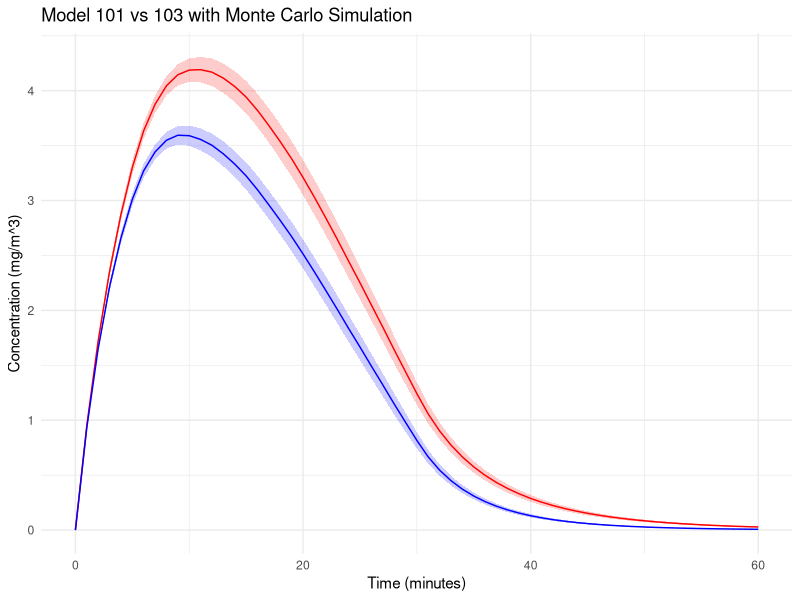
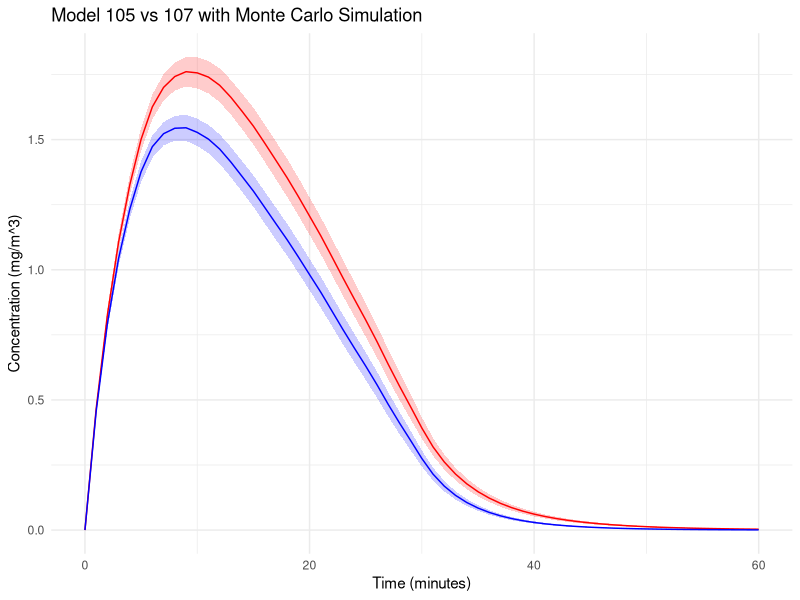
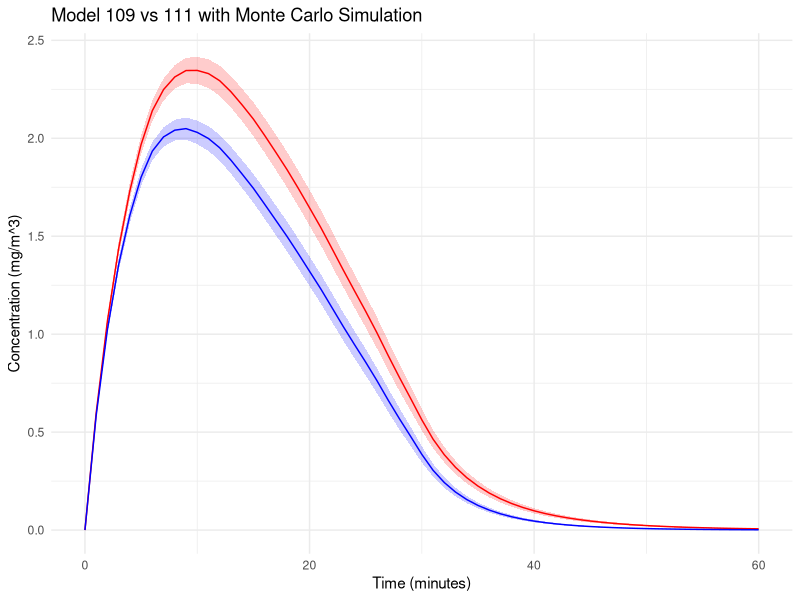
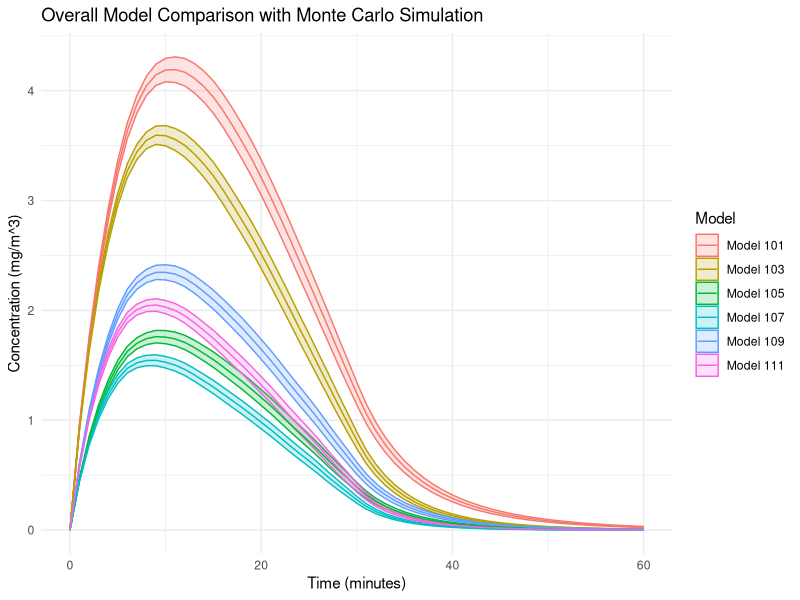
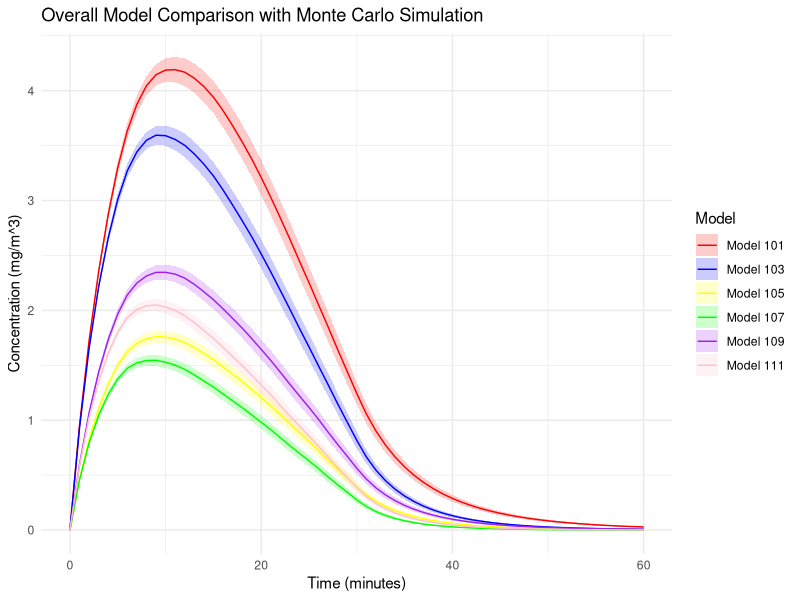

Write the R code that produced these figures, in order.
# Define Model 100 with the gamma factor
model_100 <- function(G, Q, gamma) {
  C_steady <- gamma * G / Q
  return(C_steady)
}

# Define Model 101
model_101 <- function(G, Q, V, t_g, T) {
  # Create a time vector
  time_vector <- seq(0, T, by = 1)
  
# Calculate the phase of concentration increase
  C_rise <- sapply(time_vector, function(t) {
    if (t <= t_g) {
      return((G / Q) * (1 - exp((-Q * t) / V )))
    } else {
      return(NA)
    }
  })          
  
  # Concentration at the end of the emission phase as the initial concentration for the decay phase
  C0 <- (G / Q) * (1 - exp(-Q * t_g / V ))
  
  # Calculate the concentration decay phase
  C_decay <- sapply(time_vector, function(t) {
    if (t > t_g) {
      return(C0 * exp(-Q * (t - t_g) / V ))
    } else {
      return(NA)
    }
  })
  
  return(list(time = time_vector, concentration_rise = C_rise, concentration_decay = C_decay))
}


T <- 60   # Total time (minutes)
t_g <- 15 # Time of generation (minutes)
G <- 100  # mg/min
Q <- 20   # m^3/min
epsilon_L <- 0.5  # Efficiency of local exhaust
epsilon_L_F <- 0.75  # Efficiency of local exhaust filtration
Q_R <- 5  # m^3/min
epsilon_RF <- 0.9  # Efficiency of recirculation filtration
V <- 100  # m^3
gamma <- 0.25  


# Calculation of steady-state concentrations for model 100
C_steady_100 <- model_100(G, Q, gamma)

# Calculation of steady-state concentrations for model 101
results_101 <- model_101(G, Q, V, t_g, T)


# Define Model 102
model_102 <- function(G, Q, Q_R, epsilon_RF, gamma) {
  C_bar <- (gamma * G) / (Q + epsilon_RF * Q_R)
  C_RF <- C_bar * (1 - epsilon_RF)
  return(list(C_bar = C_bar, C_RF = C_RF))
}


# Define Model 103
model_103 <- function(G, Q, Q_R, epsilon_RF, V, t_g, T) {
  Q_instead <- Q + epsilon_RF * Q_R
  return(model_101(G, Q_instead, V, t_g, T))
}

T <- 60   # Total time (minutes)
t_g <- 15 # Time of generation (minutes)
G <- 100  # mg/min
Q <- 20   # m^3/min
epsilon_L <- 0.5  # Efficiency of local exhaust
epsilon_L_F <- 0.75  # Efficiency of local exhaust filtration
Q_R <- 5  # m^3/min
epsilon_RF <- 0.9  # Efficiency of recirculation filtration
V <- 100  # m^3
gamma <- 0.25  

results_102 <- model_102(G, Q, Q_R, epsilon_RF, gamma)
results_103 <- model_103(G, Q, Q_R, epsilon_RF, V, t_g, T)

#Visualization
library(ggplot2)
C_bar_1 <- results_102$C_bar

results_103_df <- data.frame(Time = results_103$time, 
                             Concentration = c(results_103$concentration_rise, results_103$concentration_decay))
results_103_df <- results_103_df[!is.na(results_103_df$Concentration), ]

# Monte Carlo

G_range <- c(60, 150)
Q_range <- c(10, 30)
Q_R_range <- c(2, 10)
V_range <- c(60, 150)
t_g_range <- c(5, 30)
T <- 60
gamma_range <- t_g_range / T
epsilon_RF_range <- c(0.5, 0.95)

# simulation times
n_simulations <- 1000

results_101 <- vector("list", n_simulations)
results_103 <- vector("list", n_simulations)

# Monte Carlo simulation
set.seed(123)
for (i in 1:n_simulations) {
    # Randomly selection
    G <- runif(1, G_range[1], G_range[2])
    Q <- runif(1, Q_range[1], Q_range[2])
    Q_R <- runif(1, Q_R_range[1], Q_R_range[2])
    V <- runif(1, V_range[1], V_range[2])
    t_g <- runif(1, t_g_range[1], t_g_range[2])
    gamma <- runif(1, gamma_range[1], gamma_range[2])
    epsilon_RF <- runif(1, epsilon_RF_range[1], epsilon_RF_range[2])
    
    results_101[[i]] <- model_101(G, Q, V, t_g, T)
    results_103[[i]] <- model_103(G, Q, Q_R, epsilon_RF, V, t_g, T)
}

# Transfer to data.frame
df_101 <- do.call(rbind, lapply(results_101, function(x) data.frame(Time = x$time, 
                                                                    Concentration = c(x$concentration_rise, x$concentration_decay))))
df_103 <- do.call(rbind, lapply(results_103, function(x) data.frame(Time = x$time, 
                                                                    Concentration = c(x$concentration_rise, x$concentration_decay))))

                                
average_and_ci <- function(df, n) {
    df_summary <- aggregate(Concentration ~ Time, data = df, mean)
    df_summary$SD <- aggregate(Concentration ~ Time, data = df, sd)$Concentration
    df_summary$CI_lower <- df_summary$Concentration - qt(0.975, df=n-1) * df_summary$SD / sqrt(n)
    df_summary$CI_upper <- df_summary$Concentration + qt(0.975, df=n-1) * df_summary$SD / sqrt(n)
    return(df_summary)
}

average_101 <- average_and_ci(df_101, n_simulations)
average_103 <- average_and_ci(df_103, n_simulations)

ggplot() +
    geom_ribbon(data = average_101, aes(x = Time, ymin = CI_lower, ymax = CI_upper), fill = "red", alpha = 0.2) +
    geom_line(data = average_101, aes(x = Time, y = Concentration), color = "red") +
    geom_ribbon(data = average_103, aes(x = Time, ymin = CI_lower, ymax = CI_upper), fill = "blue", alpha = 0.2) +
    geom_line(data = average_103, aes(x = Time, y = Concentration), color = "blue") +
    labs(title = "Model 101 vs 103 with Monte Carlo Simulation",
         x = "Time (minutes)", 
         y = "Concentration (mg/m^3)") +
    theme_minimal()






# Define Model 104
model_104 <- function(G, Q, Q_L, epsilon_L, gamma) {
  C_avg <- (gamma * G * (1 - epsilon_L)) / (Q + Q_L)
  C_L_avg <- C_avg + (epsilon_L * gamma * G) / Q_L
  return(list(C_avg = C_avg, C_L_avg = C_L_avg))
}


# Define Model 105
model_105 <- function(G, Q, Q_L, epsilon_L, V, t_g, T) {
  # Create a time vector
  time_vector <- seq(0, T, by = 1)
  
  C_rise <- sapply(time_vector, function(t) {
    if (t <= t_g) {
      return(((G * (1 - epsilon_L)) / (Q + Q_L)) * (1 - exp((-(Q + Q_L) * t) / V)))
    } else {
      return(NA)
    }
  })
  
  C0 <- (G * (1 - epsilon_L)) / (Q + Q_L) * (1 - exp((-(Q + Q_L) * t_g) / V))
  
  C_decay <- sapply(time_vector, function(t) {
    if (t > t_g) {
      return(C0 * exp((-(Q + Q_L) * (t - t_g)) / V))
    } else {
      return(NA)
    }
  })
  
  return(list(time = time_vector, concentration_rise = C_rise, concentration_decay = C_decay))
}


# Define Model 106
model_106 <- function(G, Q, Q_L, epsilon_L, Q_R, epsilon_RF, gamma) {
  C_avg <- (gamma * G * (1 - epsilon_L)) / ((Q + epsilon_RF * Q_R) + Q_L)
  C_L_avg <- C_avg + (epsilon_L * gamma * G) / Q_L
  C_RF <- C_avg * (1 - epsilon_RF)
  return(list(C_avg = C_avg, C_L_avg = C_L_avg, C_RF = C_RF))
}


# Define Model 107
model_107 <- function(G, Q, Q_L, epsilon_L, Q_R, epsilon_RF, V, t_g, T) {
  Q_instead <- Q + epsilon_RF * Q_R
  return(model_105(G, Q_instead, Q_L, epsilon_L, V, t_g, T))
}


T <- 60   # Total time (minutes)
t_g <- 15 # Time of generation (minutes)
G <- 100  # mg/min
Q <- 20   # m^3/min
Q_L <- 5  # m^3/min
epsilon_L <- 0.5  # Efficiency of local exhaust
epsilon_L_F <- 0.75  # Efficiency of local exhaust filtration
Q_R <- 5  # m^3/min
epsilon_RF <- 0.9  # Efficiency of recirculation filtration
V <- 100  # m^3
gamma <- 0.25 


# Monte Carlo

G_range <- c(60, 150)
Q_range <- c(10, 30)
Q_L_range <- c(2, 8)
epsilon_L_range <- c(0.2, 0.8)
epsilon_L_F_range <- c(0.5, 0.95)
Q_R_range <- c(2, 10)
epsilon_RF_range <- c(0.5, 0.95)
V_range <- c(60, 150)
t_g_range <- c(5, 30)
T <- 60
gamma_range <- t_g_range / T


# simulation times
n_simulations <- 1000

results_105 <- vector("list", n_simulations)
results_107 <- vector("list", n_simulations)

# Monte Carlo simulation
set.seed(123)
for (i in 1:n_simulations) {
    # Randomly selection
    G <- runif(1, G_range[1], G_range[2])
    Q <- runif(1, Q_range[1], Q_range[2])
    Q_L <- runif(1, Q_L_range[1], Q_L_range[2])
    epsilon_L <- runif(1, epsilon_L_range[1], epsilon_L_range[2])
    epsilon_L_F <- runif(1, epsilon_L_F_range[1], epsilon_L_F_range[2])
    Q_R <- runif(1, Q_R_range[1], Q_R_range[2])
    V <- runif(1, V_range[1], V_range[2])
    t_g <- runif(1, t_g_range[1], t_g_range[2])
    gamma <- runif(1, gamma_range[1], gamma_range[2])
    epsilon_RF <- runif(1, epsilon_RF_range[1], epsilon_RF_range[2])
    
    results_105[[i]] <- model_105(G, Q, Q_L, epsilon_L, V, t_g, T)
    results_107[[i]] <- model_107(G, Q, Q_L, epsilon_L, Q_R, epsilon_RF, V, t_g, T)
}

# Transfer to data.frame
df_105 <- do.call(rbind, lapply(results_105, function(x) data.frame(Time = x$time, 
                                                                    Concentration = c(x$concentration_rise, x$concentration_decay))))

df_107 <- do.call(rbind, lapply(results_107, function(x) data.frame(Time = x$time, 
                                                                    Concentration = c(x$concentration_rise, x$concentration_decay))))

                                
average_and_ci <- function(df, n) {
    df_summary <- aggregate(Concentration ~ Time, data = df, mean)
    df_summary$SD <- aggregate(Concentration ~ Time, data = df, sd)$Concentration
    df_summary$CI_lower <- df_summary$Concentration - qt(0.975, df=n-1) * df_summary$SD / sqrt(n)
    df_summary$CI_upper <- df_summary$Concentration + qt(0.975, df=n-1) * df_summary$SD / sqrt(n)
    return(df_summary)
}

average_105 <- average_and_ci(df_105, n_simulations)
average_107 <- average_and_ci(df_107, n_simulations)


ggplot() +
    geom_ribbon(data = average_105, aes(x = Time, ymin = CI_lower, ymax = CI_upper), fill = "red", alpha = 0.2) +
    geom_line(data = average_105, aes(x = Time, y = Concentration), color = "red") +
    geom_ribbon(data = average_107, aes(x = Time, ymin = CI_lower, ymax = CI_upper), fill = "blue", alpha = 0.2) +
    geom_line(data = average_107, aes(x = Time, y = Concentration), color = "blue") +
    labs(title = "Model 105 vs 107 with Monte Carlo Simulation",
         x = "Time (minutes)", 
         y = "Concentration (mg/m^3)") +
    theme_minimal()


                                
# Define Model 108
model_108 <- function(G, Q, Q_L, epsilon_L, epsilon_L_F, gamma) {
  C_avg <- (gamma * G * (1 - epsilon_L * epsilon_L_F)) / (Q + epsilon_L_F * Q_L)
  C_LE <- C_avg + (epsilon_L * gamma * G) / Q_L
  C_LF <- C_LE * (1 - epsilon_L_F)
  return(list(C_avg = C_avg, C_LE = C_LE, C_LF = C_LF))
}


# Define Model 109
model_109 <- function(G, Q, Q_L, epsilon_L, epsilon_L_F, V, t_g, T) {
  # Create a time vector
  time_vector <- seq(0, T, by = 1)
  
  C_rise <- sapply(time_vector, function(t) {
    if (t <= t_g) {
      return(((G * (1 - epsilon_L * epsilon_L_F)) / (Q + epsilon_L_F * Q_L)) * (1 - exp((-(Q + epsilon_L_F * Q_L) * t) / V)))
    } else {
      return(NA)
    }
  })
  
  C0 <- ((G * (1 - epsilon_L * epsilon_L_F)) / (Q + epsilon_L_F * Q_L)) * (1 - exp((-(Q + epsilon_L_F * Q_L) * t_g) / V))
  
  C_decay <- sapply(time_vector, function(t) {
    if (t > t_g) {
      return(C0 * exp((-(Q + epsilon_L_F * Q_L) * (t - t_g)) / V))
    } else {
      return(NA)
    }
  })
  
  return(list(time = time_vector, concentration_rise = C_rise, concentration_decay = C_decay))
}


# Define Model 110
model_110 <- function(G, Q, Q_L, epsilon_L, epsilon_L_F, Q_R, epsilon_RF, gamma) {
  C_avg <- (gamma * G * (1 - epsilon_L * epsilon_L_F)) / ((Q + epsilon_RF * Q_R) + epsilon_L_F * Q_L)
  C_LE <- C_avg + (epsilon_L * gamma * G) / Q_L
  C_LF <- C_LE * (1 - epsilon_L_F)
  C_RF <- C_avg * (1 - epsilon_RF)
  return(list(C_avg = C_avg, C_LE = C_LE, C_LF = C_LF, C_RF = C_RF))
}


# Define Model 111
model_111 <- function(G, Q, Q_L, epsilon_L, epsilon_L_F, Q_R, epsilon_RF, V, t_g, T) {
  Q_instead <- Q + epsilon_RF * Q_R
  return(model_109(G, Q_instead, Q_L, epsilon_L, epsilon_L_F, V, t_g, T))
}


T <- 60   # Total time (minutes)
t_g <- 15 # Time of generation (minutes)
G <- 100  # mg/min
Q <- 20   # m^3/min
Q_L <- 5  # m^3/min
epsilon_L <- 0.5  # Efficiency of local exhaust
epsilon_L_F <- 0.75  # Efficiency of local exhaust filtration
Q_R <- 5  # m^3/min
epsilon_RF <- 0.9  # Efficiency of recirculation filtration
V <- 100  # m^3
gamma <- 0.25 

                                
# Monte Carlo

G_range <- c(60, 150)
Q_range <- c(10, 30)
Q_L_range <- c(2, 8)
epsilon_L_range <- c(0.2, 0.8)
epsilon_L_F_range <- c(0.5, 0.95)
Q_R_range <- c(2, 10)
epsilon_RF_range <- c(0.5, 0.95)
V_range <- c(60, 150)
t_g_range <- c(5, 30)
T <- 60
gamma_range <- t_g_range / T


# simulation times
n_simulations <- 1000
                                
results_109 <- vector("list", n_simulations)
results_111 <- vector("list", n_simulations)

set.seed(123)
for (i in 1:n_simulations) {
    # Randomly selection
    G <- runif(1, G_range[1], G_range[2])
    Q <- runif(1, Q_range[1], Q_range[2])
    Q_L <- runif(1, Q_L_range[1], Q_L_range[2])
    epsilon_L <- runif(1, epsilon_L_range[1], epsilon_L_range[2])
    epsilon_L_F <- runif(1, epsilon_L_F_range[1], epsilon_L_F_range[2])
    Q_R <- runif(1, Q_R_range[1], Q_R_range[2])
    V <- runif(1, V_range[1], V_range[2])
    t_g <- runif(1, t_g_range[1], t_g_range[2])
    gamma <- runif(1, gamma_range[1], gamma_range[2])
    epsilon_RF <- runif(1, epsilon_RF_range[1], epsilon_RF_range[2])

    results_109[[i]] <- model_109(G, Q, Q_L, epsilon_L, epsilon_L_F, V, t_g, T)
    results_111[[i]] <- model_111(G, Q, Q_L, epsilon_L, epsilon_L_F, Q_R, epsilon_RF, V, t_g, T)
}


# Transfer to data.frame
df_109 <- do.call(rbind, lapply(results_109, function(x) data.frame(Time = x$time, 
                                                                    Concentration = c(x$concentration_rise, x$concentration_decay))))

df_111 <- do.call(rbind, lapply(results_111, function(x) data.frame(Time = x$time, 
                                                                    Concentration = c(x$concentration_rise, x$concentration_decay))))

# Calculate Average and Confidence Interval
average_109 <- average_and_ci(df_109, n_simulations)
average_111 <- average_and_ci(df_111, n_simulations)

# Plotting with ggplot
ggplot() +
    geom_ribbon(data = average_109, aes(x = Time, ymin = CI_lower, ymax = CI_upper), fill = "red", alpha = 0.2) +
    geom_line(data = average_109, aes(x = Time, y = Concentration), color = "red") +
    geom_ribbon(data = average_111, aes(x = Time, ymin = CI_lower, ymax = CI_upper), fill = "blue", alpha = 0.2) +
    geom_line(data = average_111, aes(x = Time, y = Concentration), color = "blue") +
    labs(title = "Model 109 vs 111 with Monte Carlo Simulation",
         x = "Time (minutes)", 
         y = "Concentration (mg/m^3)") +
    theme_minimal()

                                
                                

# Overall comparison
average_101$Model <- "Model 101"
average_103$Model <- "Model 103"
average_105$Model <- "Model 105"
average_107$Model <- "Model 107"
average_109$Model <- "Model 109"
average_111$Model <- "Model 111"

combined_averages <- rbind(average_101, average_103, average_105, average_107, average_109, average_111)

ggplot(combined_averages, aes(x = Time, y = Concentration, color = Model)) +
    geom_ribbon(aes(ymin = CI_lower, ymax = CI_upper, fill = Model), alpha = 0.2) +
    geom_line() +
    labs(title = "Overall Model Comparison with Monte Carlo Simulation",
         x = "Time (minutes)", 
         y = "Concentration (mg/m^3)") +
    theme_minimal()  

 # Or

ggplot(combined_averages, aes(x = Time, y = Concentration, group = Model)) +
    geom_ribbon(aes(ymin = CI_lower, ymax = CI_upper, fill = Model), alpha = 0.2) +
    geom_line(aes(color = Model)) +
    scale_fill_manual(values = c("Model 101" = "red", "Model 103" = "blue", "Model 105" = "yellow", 
                                "Model 107" = "green", "Model 109" = "purple", "Model 111" = "pink")) +
    scale_color_manual(values = c("Model 101" = "red", "Model 103" = "blue", "Model 105" = "yellow", 
                                "Model 107" = "green", "Model 109" = "purple", "Model 111" = "pink")) +
    labs(title = "Overall Model Comparison with Monte Carlo Simulation",
         x = "Time (minutes)", 
         y = "Concentration (mg/m^3)") +
    theme_minimal() +
    guides(fill = guide_legend(title = "Model"), color = guide_legend(title = "Model"))          
